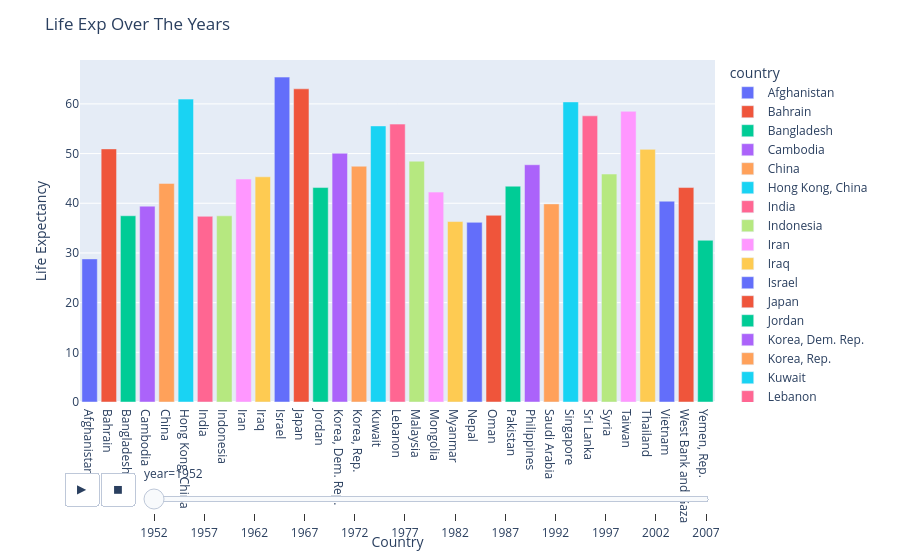

The notebook cell this image was saved under:
### Code cell
fig  = px.bar(df_f, x='country', y='lifeExp', color ='country', animation_frame = 'year')
fig.update_layout(title = 'Life Exp Over The Years',
                  xaxis_title = 'Country',
                  yaxis_title = 'Life Expectancy'
                 )
fig

### Figure 1 — Plotly figure (JSON) as saved in the notebook; plotly's stock layout.template omitted (floating-point values rounded to 4 significant figures)
{"data": [{"hovertemplate": "country=%{x}<br>year=1952<br>lifeExp=%{y}<extra></extra>", "legendgroup": "Afghanistan", "marker": {"color": "#636efa", "pattern": {"shape": ""}}, "name": "Afghanistan", "orientation": "v", "showlegend": true, "textposition": "auto", "type": "bar", "x": ["Afghanistan"], "xaxis": "x", "y": [28.8], "yaxis": "y"}, {"hovertemplate": "country=%{x}<br>year=1952<br>lifeExp=%{y}<extra></extra>", "legendgroup": "Bahrain", "marker": {"color": "#EF553B", "pattern": {"shape": ""}}, "name": "Bahrain", "orientation": "v", "showlegend": true, "textposition": "auto", "type": "bar", "x": ["Bahrain"], "xaxis": "x", "y": [50.94], "yaxis": "y"}, {"hovertemplate": "country=%{x}<br>year=1952<br>lifeExp=%{y}<extra></extra>", "legendgroup": "Bangladesh", "marker": {"color": "#00cc96", "pattern": {"shape": ""}}, "name": "Bangladesh", "orientation": "v", "showlegend": true, "textposition": "auto", "type": "bar", "x": ["Bangladesh"], "xaxis": "x", "y": [37.48], "yaxis": "y"}, {"hovertemplate": "country=%{x}<br>year=1952<br>lifeExp=%{y}<extra></extra>", "legendgroup": "Cambodia", "marker": {"color": "#ab63fa", "pattern": {"shape": ""}}, "name": "Cambodia", "orientation": "v", "showlegend": true, "textposition": "auto", "type": "bar", "x": ["Cambodia"], "xaxis": "x", "y": [39.42], "yaxis": "y"}, {"hovertemplate": "country=%{x}<br>year=1952<br>lifeExp=%{y}<extra></extra>", "legendgroup": "China", "marker": {"color": "#FFA15A", "pattern": {"shape": ""}}, "name": "China", "orientation": "v", "showlegend": true, "textposition": "auto", "type": "bar", "x": ["China"], "xaxis": "x", "y": [44.0], "yaxis": "y"}, {"hovertemplate": "country=%{x}<br>year=1952<br>lifeExp=%{y}<extra></extra>", "legendgroup": "Hong Kong, China", "marker": {"color": "#19d3f3", "pattern": {"shape": ""}}, "name": "Hong Kong, China", "orientation": "v", "showlegend": true, "textposition": "auto", "type": "bar", "x": ["Hong Kong, China"], "xaxis": "x", "y": [60.96], "yaxis": "y"}, {"hovertemplate": "country=%{x}<br>year=1952<br>lifeExp=%{y}<extra></extra>", "legendgroup": "India", "marker": {"color": "#FF6692", "pattern": {"shape": ""}}, "name": "India", "orientation": "v", "showlegend": true, "textposition": "auto", "type": "bar", "x": ["India"], "xaxis": "x", "y": [37.37], "yaxis": "y"}, {"hovertemplate": "country=%{x}<br>year=1952<br>lifeExp=%{y}<extra></extra>", "legendgroup": "Indonesia", "marker": {"color": "#B6E880", "pattern": {"shape": ""}}, "name": "Indonesia", "orientation": "v", "showlegend": true, "textposition": "auto", "type": "bar", "x": ["Indonesia"], "xaxis": "x", "y": [37.47], "yaxis": "y"}, {"hovertemplate": "country=%{x}<br>year=1952<br>lifeExp=%{y}<extra></extra>", "legendgroup": "Iran", "marker": {"color": "#FF97FF", "pattern": {"shape": ""}}, "name": "Iran", "orientation": "v", "showlegend": true, "textposition": "auto", "type": "bar", "x": ["Iran"], "xaxis": "x", "y": [44.87], "yaxis": "y"}, {"hovertemplate": "country=%{x}<br>year=1952<br>lifeExp=%{y}<extra></extra>", "legendgroup": "Iraq", "marker": {"color": "#FECB52", "pattern": {"shape": ""}}, "name": "Iraq", "orientation": "v", "showlegend": true, "textposition": "auto", "type": "bar", "x": ["Iraq"], "xaxis": "x", "y": [45.32], "yaxis": "y"}, {"hovertemplate": "country=%{x}<br>year=1952<br>lifeExp=%{y}<extra></extra>", "legendgroup": "Israel", "marker": {"color": "#636efa", "pattern": {"shape": ""}}, "name": "Israel", "orientation": "v", "showlegend": true, "textposition": "auto", "type": "bar", "x": ["Israel"], "xaxis": "x", "y": [65.39], "yaxis": "y"}, {"hovertemplate": "country=%{x}<br>year=1952<br>lifeExp=%{y}<extra></extra>", "legendgroup": "Japan", "marker": {"color": "#EF553B", "pattern": {"shape": ""}}, "name": "Japan", "orientation": "v", "showlegend": true, "textposition": "auto", "type": "bar", "x": ["Japan"], "xaxis": "x", "y": [63.03], "yaxis": "y"}, {"hovertemplate": "country=%{x}<br>year=1952<br>lifeExp=%{y}<extra></extra>", "legendgroup": "Jordan", "marker": {"color": "#00cc96", "pattern": {"shape": ""}}, "name": "Jordan", "orientation": "v", "showlegend": true, "textposition": "auto", "type": "bar", "x": ["Jordan"], "xaxis": "x", "y": [43.16], "yaxis": "y"}, {"hovertemplate": "country=%{x}<br>year=1952<br>lifeExp=%{y}<extra></extra>", "legendgroup": "Korea, Dem. Rep.", "marker": {"color": "#ab63fa", "pattern": {"shape": ""}}, "name": "Korea, Dem. Rep.", "orientation": "v", "showlegend": true, "textposition": "auto", "type": "bar", "x": ["Korea, Dem. Rep."], "xaxis": "x", "y": [50.06], "yaxis": "y"}, {"hovertemplate": "country=%{x}<br>year=1952<br>lifeExp=%{y}<extra></extra>", "legendgroup": "Korea, Rep.", "marker": {"color": "#FFA15A", "pattern": {"shape": ""}}, "name": "Korea, Rep.", "orientation": "v", "showlegend": true, "textposition": "auto", "type": "bar", "x": ["Korea, Rep."], "xaxis": "x", "y": [47.45], "yaxis": "y"}, {"hovertemplate": "country=%{x}<br>year=1952<br>lifeExp=%{y}<extra></extra>", "legendgroup": "Kuwait", "marker": {"color": "#19d3f3", "pattern": {"shape": ""}}, "name": "Kuwait", "orientation": "v", "showlegend": true, "textposition": "auto", "type": "bar", "x": ["Kuwait"], "xaxis": "x", "y": [55.56], "yaxis": "y"}, {"hovertemplate": "country=%{x}<br>year=1952<br>lifeExp=%{y}<extra></extra>", "legendgroup": "Lebanon", "marker": {"color": "#FF6692", "pattern": {"shape": ""}}, "name": "Lebanon", "orientation": "v", "showlegend": true, "textposition": "auto", "type": "bar", "x": ["Lebanon"], "xaxis": "x", "y": [55.93], "yaxis": "y"}, {"hovertemplate": "country=%{x}<br>year=1952<br>lifeExp=%{y}<extra></extra>", "legendgroup": "Malaysia", "marker": {"color": "#B6E880", "pattern": {"shape": ""}}, "name": "Malaysia", "orientation": "v", "showlegend": true, "textposition": "auto", "type": "bar", "x": ["Malaysia"], "xaxis": "x", "y": [48.46], "yaxis": "y"}, {"hovertemplate": "country=%{x}<br>year=1952<br>lifeExp=%{y}<extra></extra>", "legendgroup": "Mongolia", "marker": {"color": "#FF97FF", "pattern": {"shape": ""}}, "name": "Mongolia", "orientation": "v", "showlegend": true, "textposition": "auto", "type": "bar", "x": ["Mongolia"], "xaxis": "x", "y": [42.24], "yaxis": "y"}, {"hovertemplate": "country=%{x}<br>year=1952<br>lifeExp=%{y}<extra></extra>", "legendgroup": "Myanmar", "marker": {"color": "#FECB52", "pattern": {"shape": ""}}, "name": "Myanmar", "orientation": "v", "showlegend": true, "textposition": "auto", "type": "bar", "x": ["Myanmar"], "xaxis": "x", "y": [36.32], "yaxis": "y"}, {"hovertemplate": "country=%{x}<br>year=1952<br>lifeExp=%{y}<extra></extra>", "legendgroup": "Nepal", "marker": {"color": "#636efa", "pattern": {"shape": ""}}, "name": "Nepal", "orientation": "v", "showlegend": true, "textposition": "auto", "type": "bar", "x": ["Nepal"], "xaxis": "x", "y": [36.16], "yaxis": "y"}, {"hovertemplate": "country=%{x}<br>year=1952<br>lifeExp=%{y}<extra></extra>", "legendgroup": "Oman", "marker": {"color": "#EF553B", "pattern": {"shape": ""}}, "name": "Oman", "orientation": "v", "showlegend": true, "textposition": "auto", "type": "bar", "x": ["Oman"], "xaxis": "x", "y": [37.58], "yaxis": "y"}, {"hovertemplate": "country=%{x}<br>year=1952<br>lifeExp=%{y}<extra></extra>", "legendgroup": "Pakistan", "marker": {"color": "#00cc96", "pattern": {"shape": ""}}, "name": "Pakistan", "orientation": "v", "showlegend": true, "textposition": "auto", "type": "bar", "x": ["Pakistan"], "xaxis": "x", "y": [43.44], "yaxis": "y"}, {"hovertemplate": "country=%{x}<br>year=1952<br>lifeExp=%{y}<extra></extra>", "legendgroup": "Philippines", "marker": {"color": "#ab63fa", "pattern": {"shape": ""}}, "name": "Philippines", "orientation": "v", "showlegend": true, "textposition": "auto", "type": "bar", "x": ["Philippines"], "xaxis": "x", "y": [47.75], "yaxis": "y"}, {"hovertemplate": "country=%{x}<br>year=1952<br>lifeExp=%{y}<extra></extra>", "legendgroup": "Saudi Arabia", "marker": {"color": "#FFA15A", "pattern": {"shape": ""}}, "name": "Saudi Arabia", "orientation": "v", "showlegend": true, "textposition": "auto", "type": "bar", "x": ["Saudi Arabia"], "xaxis": "x", "y": [39.88], "yaxis": "y"}, {"hovertemplate": "country=%{x}<br>year=1952<br>lifeExp=%{y}<extra></extra>", "legendgroup": "Singapore", "marker": {"color": "#19d3f3", "pattern": {"shape": ""}}, "name": "Singapore", "orientation": "v", "showlegend": true, "textposition": "auto", "type": "bar", "x": ["Singapore"], "xaxis": "x", "y": [60.4], "yaxis": "y"}, {"hovertemplate": "country=%{x}<br>year=1952<br>lifeExp=%{y}<extra></extra>", "legendgroup": "Sri Lanka", "marker": {"color": "#FF6692", "pattern": {"shape": ""}}, "name": "Sri Lanka", "orientation": "v", "showlegend": true, "textposition": "auto", "type": "bar", "x": ["Sri Lanka"], "xaxis": "x", "y": [57.59], "yaxis": "y"}, {"hovertemplate": "country=%{x}<br>year=1952<br>lifeExp=%{y}<extra></extra>", "legendgroup": "Syria", "marker": {"color": "#B6E880", "pattern": {"shape": ""}}, "name": "Syria", "orientation": "v", "showlegend": true, "textposition": "auto", "type": "bar", "x": ["Syria"], "xaxis": "x", "y": [45.88], "yaxis": "y"}, {"hovertemplate": "country=%{x}<br>year=1952<br>lifeExp=%{y}<extra></extra>", "legendgroup": "Taiwan", "marker": {"color": "#FF97FF", "pattern": {"shape": ""}}, "name": "Taiwan", "orientation": "v", "showlegend": true, "textposition": "auto", "type": "bar", "x": ["Taiwan"], "xaxis": "x", "y": [58.5], "yaxis": "y"}, {"hovertemplate": "country=%{x}<br>year=1952<br>lifeExp=%{y}<extra></extra>", "legendgroup": "Thailand", "marker": {"color": "#FECB52", "pattern": {"shape": ""}}, "name": "Thailand", "orientation": "v", "showlegend": true, "textposition": "auto", "type": "bar", "x": ["Thailand"], "xaxis": "x", "y": [50.85], "yaxis": "y"}, {"hovertemplate": "country=%{x}<br>year=1952<br>lifeExp=%{y}<extra></extra>", "legendgroup": "Vietnam", "marker": {"color": "#636efa", "pattern": {"shape": ""}}, "name": "Vietnam", "orientation": "v", "showlegend": true, "textposition": "auto", "type": "bar", "x": ["Vietnam"], "xaxis": "x", "y": [40.41], "yaxis": "y"}, {"hovertemplate": "country=%{x}<br>year=1952<br>lifeExp=%{y}<extra></extra>", "legendgroup": "West Bank and Gaza", "marker": {"color": "#EF553B", "pattern": {"shape": ""}}, "name": "West Bank and Gaza", "orientation": "v", "showlegend": true, "textposition": "auto", "type": "bar", "x": ["West Bank and Gaza"], "xaxis": "x", "y": [43.16], "yaxis": "y"}, {"hovertemplate": "country=%{x}<br>year=1952<br>lifeExp=%{y}<extra></extra>", "legendgroup": "Yemen, Rep.", "marker": {"color": "#00cc96", "pattern": {"shape": ""}}, "name": "Yemen, Rep.", "orientation": "v", "showlegend": true, "textposition": "auto", "type": "bar", "x": ["Yemen, Rep."], "xaxis": "x", "y": [32.55], "yaxis": "y"}], "layout": {"barmode": "relative", "legend": {"title": {"text": "country"}, "tracegroupgap": 0}, "margin": {"t": 60}, "sliders": [{"active": 0, "currentvalue": {"prefix": "year="}, "len": 0.9, "pad": {"b": 10, "t": 60}, "steps": [{"args": [["1952"], {"frame": {"duration": 0, "redraw": true}, "fromcurrent": true, "mode": "immediate", "transition": {"duration": 0, "easing": "linear"}}], "label": "1952", "method": "animate"}, {"args": [["1957"], {"frame": {"duration": 0, "redraw": true}, "fromcurrent": true, "mode": "immediate", "transition": {"duration": 0, "easing": "linear"}}], "label": "1957", "method": "animate"}, {"args": [["1962"], {"frame": {"duration": 0, "redraw": true}, "fromcurrent": true, "mode": "immediate", "transition": {"duration": 0, "easing": "linear"}}], "label": "1962", "method": "animate"}, {"args": [["1967"], {"frame": {"duration": 0, "redraw": true}, "fromcurrent": true, "mode": "immediate", "transition": {"duration": 0, "easing": "linear"}}], "label": "1967", "method": "animate"}, {"args": [["1972"], {"frame": {"duration": 0, "redraw": true}, "fromcurrent": true, "mode": "immediate", "transition": {"duration": 0, "easing": "linear"}}], "label": "1972", "method": "animate"}, {"args": [["1977"], {"frame": {"duration": 0, "redraw": true}, "fromcurrent": true, "mode": "immediate", "transition": {"duration": 0, "easing": "linear"}}], "label": "1977", "method": "animate"}, {"args": [["1982"], {"frame": {"duration": 0, "redraw": true}, "fromcurrent": true, "mode": "immediate", "transition": {"duration": 0, "easing": "linear"}}], "label": "1982", "method": "animate"}, {"args": [["1987"], {"frame": {"duration": 0, "redraw": true}, "fromcurrent": true, "mode": "immediate", "transition": {"duration": 0, "easing": "linear"}}], "label": "1987", "method": "animate"}, {"args": [["1992"], {"frame": {"duration": 0, "redraw": true}, "fromcurrent": true, "mode": "immediate", "transition": {"duration": 0, "easing": "linear"}}], "label": "1992", "method": "animate"}, {"args": [["1997"], {"frame": {"duration": 0, "redraw": true}, "fromcurrent": true, "mode": "immediate", "transition": {"duration": 0, "easing": "linear"}}], "label": "1997", "method": "animate"}, {"args": [["2002"], {"frame": {"duration": 0, "redraw": true}, "fromcurrent": true, "mode": "immediate", "transition": {"duration": 0, "easing": "linear"}}], "label": "2002", "method": "animate"}, {"args": [["2007"], {"frame": {"duration": 0, "redraw": true}, "fromcurrent": true, "mode": "immediate", "transition": {"duration": 0, "easing": "linear"}}], "label": "2007", "method": "animate"}], "x": 0.1, "xanchor": "left", "y": 0, "yanchor": "top"}], "title": {"text": "Life Exp Over The Years"}, "updatemenus": [{"buttons": [{"args": [null, {"frame": {"duration": 500, "redraw": true}, "fromcurrent": true, "mode": "immediate", "transition": {"duration": 500, "easing": "linear"}}], "label": "&#9654;", "method": "animate"}, {"args": [[null], {"frame": {"duration": 0, "redraw": true}, "fromcurrent": true, "mode": "immediate", "transition": {"duration": 0, "easing": "linear"}}], "label": "&#9724;", "method": "animate"}], "direction": "left", "pad": {"r": 10, "t": 70}, "showactive": false, "type": "buttons", "x": 0.1, "xanchor": "right", "y": 0, "yanchor": "top"}], "xaxis": {"anchor": "y", "categoryarray": ["Afghanistan", "Bahrain", "Bangladesh", "Cambodia", "China", "Hong Kong, China", "India", "Indonesia", "Iran", "Iraq", "Israel", "Japan", "Jordan", "Korea, Dem. Rep.", "Korea, Rep.", "Kuwait", "Lebanon", "Malaysia", "Mongolia", "Myanmar", "Nepal", "Oman", "Pakistan", "Philippines", "Saudi Arabia", "Singapore", "Sri Lanka", "Syria", "Taiwan", "Thailand", "Vietnam", "West Bank and Gaza", "Yemen, Rep."], "categoryorder": "array", "domain": [0, 1], "title": {"text": "Country"}}, "yaxis": {"anchor": "x", "domain": [0, 1], "title": {"text": "Life Expectancy"}}}}
